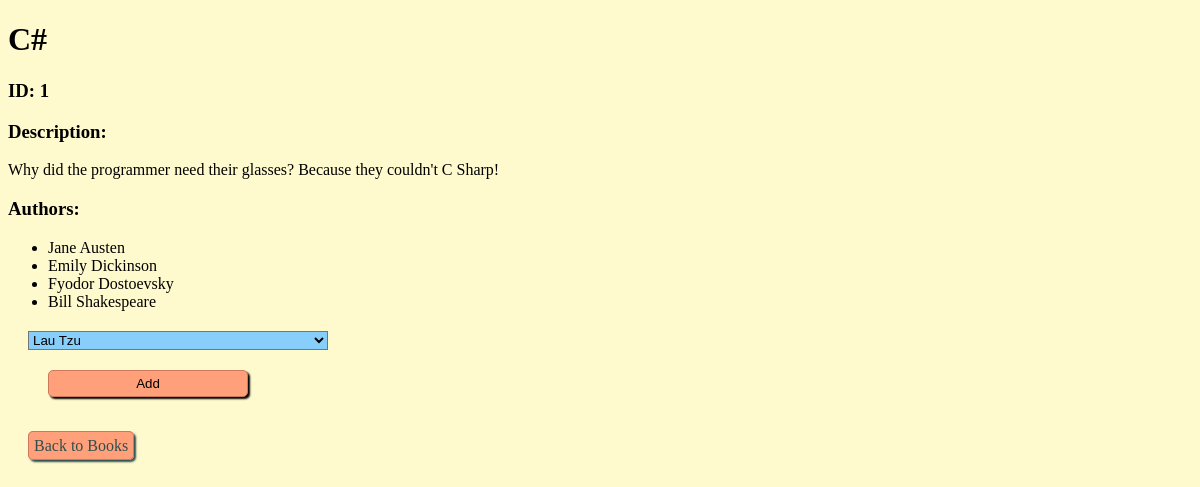
Screenshot of /books/1 with the database file from the repository.
### ba_app/models.py (models this page shows, shortened)
class Books(models.Model):
    title = models.CharField(max_length = 255)
    desc = models.TextField()
    created_at = models.DateTimeField(auto_now_add=True)
    updated_at = models.DateTimeField(auto_now=True)

class Authors(models.Model):
    first_name = models.CharField(max_length = 45)
    last_name = models.CharField(max_length = 45)
    created_at = models.DateTimeField(auto_now_add=True)
    updated_at = models.DateTimeField(auto_now=True)
    books = models.ManyToManyField(Books,related_name = 'authors')
    notes = models.TextField()

### ba_app/views.py (the view)
# urls.py: path('books/<int:book_id>',views.book_info),
def book_info(request,book_id):
    context = {
        'book':Books.objects.get(id=book_id),
        'all_authors':Authors.objects.all()
    }
    return render(request,'book_info.html',context)

### ba_app/templates/book_info.html (shortened to what this page needs)
<!DOCTYPE html>
<html lang="en">
<head>
    {% load static %}
    <link rel="stylesheet" href="{%static 'style.css' %}">
</head>
<body>
    <h1>{{book.title}}</h1>
    <h3>ID: {{book.id}}</h3>
    <h3>Description:</h3>
    <p>{{book.desc}}</p>
</body>
<h3>Authors:</h3>
<ul>
    {% for author in book.authors.all%}
    <li>{{author.first_name}} {{author.last_name}}</li>
    {% endfor %}
</ul>
<form action = '/add_info' method = 'POST'>
<select name = 'author_id'>
    {% for author in all_authors %}
    {% if author not in book.authors.all %}
    <option value = {{author.id}}>{{author.first_name}} {{author.last_name}}</option>
    {% endif %}
    {% endfor %}
</select>
<input class = 'button' type = 'submit' value = 'Add'>
</form>
<a class = 'button' href = '/'>Back to Books</a>
</html>

### ba_app/static/style.css (style rules this page uses)
* { background-color: lemonchiffon; }
a { text-decoration: none; color: darkslategray; background-color:lightsalmon; border-radius: 5px; padding: 5px; }
form { display:flex; flex-direction: column; width: 300px; margin: 20px; }
input { margin: 10px; width: 200px; background-color: blanchedalmond; }
select { background-color:lightskyblue; }
option { background-color: rgb(204, 235, 255) }
.button { border:1px solid rgb(206, 120, 92); background-color: lightsalmon; border-radius:5px; padding: 5px; box-shadow: 2px 2px 2px; margin: 20px; }

### rows the page displays
Books: title "C#", id "1", desc "Why did the programmer need their glasses? Because they couldn't C Sharp!"
Authors: first_name "Jane", last_name "Austen"
Authors: first_name "Emily", last_name "Dickinson"
Authors: first_name "Fyodor", last_name "Dostoevsky"
Authors: first_name "Bill", last_name "Shakespeare"

### other values shown
form field author_id "Lau Tzu"
